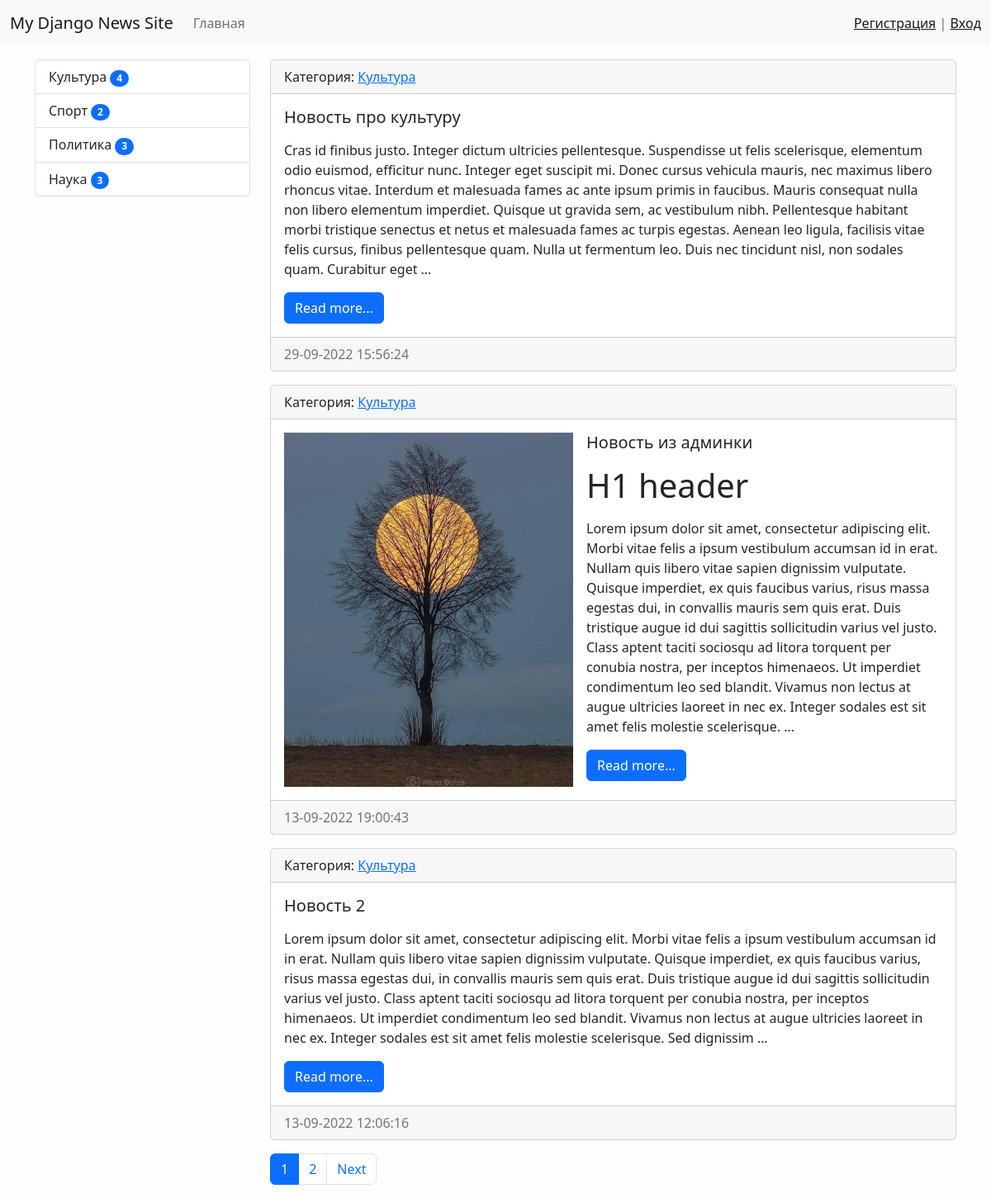
Page /category/1/ on the committed database.
### news/models.py (models this page shows, shortened)
class Category(models.Model):
    title = models.CharField(max_length=150, db_index=True, verbose_name='наименование категории')
    def get_absolute_url(self):
        return reverse('category', kwargs={'category_id': self.pk})
    def __str__(self):
        return self.title
    class Meta:
        verbose_name = 'категория'
        verbose_name_plural = 'категории'
        ordering = ['title']

class News(models.Model):
    title = models.CharField(max_length=150, verbose_name='наименование')
    content = models.TextField(blank=True, verbose_name='содержимое')
    created_at = models.DateTimeField(auto_now_add=True, verbose_name='дата создания')
    updated_at = models.DateTimeField(auto_now=True, verbose_name='дата обновления')
    photo = models.ImageField(upload_to='photos/%Y/%m/%d/', verbose_name='фото', blank=True)
    is_published = models.BooleanField(default=True, verbose_name='опубликовано')
    category = models.ForeignKey('Category', on_delete=models.PROTECT, verbose_name='категория')
    views = models.IntegerField(default=0)
    def get_absolute_url(self):
        return reverse('view_news', kwargs={'pk': self.pk})
    class Meta:
        verbose_name = 'новость'
        verbose_name_plural = 'новости'
        ordering = ['-created_at']

### news/views.py (the view)
# urls.py: path('category/<int:category_id>/', NewsByCategory.as_view(), name='category'),
class NewsByCategory(MyMixin, ListView):
    model = News
    template_name = 'news/home_news_list.html'
    context_object_name = 'news'
    allow_empty = False
    paginate_by = 3
    def get_queryset(self):
        return News.objects.filter(category_id=self.kwargs['category_id'], is_published=True).select_related('category')
    def get_context_data(self, *, object_list=None, **kwargs):
        context = super().get_context_data(**kwargs)
        context['title'] = self.get_upper(Category.objects.get(pk=self.kwargs['category_id']))
        return context

### news/templatetags/news_tags.py (called while the page is built)
@register.inclusion_tag('news/list_categories.html')
def show_categories(arg1='Hello', arg2='world'):
    categories = Category.objects.annotate(cnt=Count('news', filter=F('news__is_published'))).filter(cnt__gt=0)
    return {"categories": categories, 'arg1': arg1,'arg2': arg2}

### news/utils.py (called while the page is built)
    def get_upper(self, text):
        if isinstance(text, str):
            return text.upper()
        else:
            return text.title.upper()

### news/templates/news/home_news_list.html (shortened to what this page needs)
{% extends 'base.html' %}
{% block sidebar %}
{% include 'inc/_sidebar.html' %}
{% endblock %}
{% block content %}
    {% for item in news %}
    <div class="card mb-3">
        <div class="card-header">
            Категория: <a href="{{ item.category.get_absolute_url }}">{{ item.category }}</a>
        </div>
        <div class="card-body">
            <div class="media">
                {% if item.photo %}
                <img src="{{ item.photo.url }}" alt="" width="350" class="me-3 float-start">
                {% endif %}
                <div class="media-body">
                    <h5 class="card-title">{{ item.title }}</h5>
                    <p class="card-text">{{ item.content|safe|linebreaks|truncatewords:90 }}</p>
                    <a href="{{ item.get_absolute_url }}" class="btn btn-primary">Read more...</a>
                </div>
            </div>
        </div>
        <div class="card-footer text-muted">
            {{ item.created_at|date:"d-m-Y H:i:s" }}
        </div>
    </div>
    {% endfor %}
{% endblock %}

### news/templates/news/list_categories.html
<div class="list-group">
    {% for item in categories %}
    <a href="{{ item.get_absolute_url }}" class="list-group-item list-group-item-action">{{ item.title }}
     <span class="badge bg-primary rounded-pill">{{ item.cnt }}</span> </a>
    {% endfor %}
</div>

### mysite/static/css/style.css (style rules this page uses)
body { background-color: #fefefe; }

### rows in the picture
Category: title "Культура", cnt "4"
Category: title "Спорт", cnt "2"
Category: title "Политика", cnt "3"
Category: title "Наука", cnt "3"
News: category "Культура", title "Новость про культуру", content "Cras id finibus justo. Integer dictum ultricies pellentesque. Suspendisse ut felis scelerisque, elementum odio euismod, efficitur nunc. Integer eget suscipit mi. Donec cursus vehicula mauris, nec maximus libero rhoncus vitae. Interdum et malesuada fames ac ante ipsum primis in faucibus. Mauris consequat nulla non libero elementum imperdiet. Quisque ut gravida sem, ac vestibulum nibh. Pellentesque habitant morbi tristique senectus et netus et malesuada fames ac turpis egestas. Aenean leo ligula, facilisis vitae felis cursus, finibus pellentesque quam. Nulla ut fermentum leo. Duis nec tincidunt nisl, non sodales quam. Curabitur eget …", created_at "29-09-2022 15:56:24"
News: category "Культура", photo (picture), title "Новость из админки", content "H1 header Lorem ipsum dolor sit amet, consectetur adipiscing elit. Morbi vitae felis a ipsum vestibulum accumsan id in erat. Nullam quis libero vitae sapien dignissim vulputate. Quisque imperdiet, ex quis faucibus varius, risus massa egestas dui, in convallis mauris sem quis erat. Duis tristique augue id dui sagittis sollicitudin varius vel justo. Class aptent taciti sociosqu ad litora torquent per conubia nostra, per inceptos himenaeos. Ut imperdiet condimentum leo sed blandit. Vivamus non lectus at augue ultricies laoreet in nec ex. Integer sodales est sit amet felis molestie scelerisque. …", created_at "13-09-2022 19:00:43"
News: category "Культура", title "Новость 2", content "Lorem ipsum dolor sit amet, consectetur adipiscing elit. Morbi vitae felis a ipsum vestibulum accumsan id in erat. Nullam quis libero vitae sapien dignissim vulputate. Quisque imperdiet, ex quis faucibus varius, risus massa egestas dui, in convallis mauris sem quis erat. Duis tristique augue id dui sagittis sollicitudin varius vel justo. Class aptent taciti sociosqu ad litora torquent per conubia nostra, per inceptos himenaeos. Ut imperdiet condimentum leo sed blandit. Vivamus non lectus at augue ultricies laoreet in nec ex. Integer sodales est sit amet felis molestie scelerisque. Sed dignissim …", created_at "13-09-2022 12:06:16"

### other values in the picture
{{ page }} "1"
{{ page }} "2"
